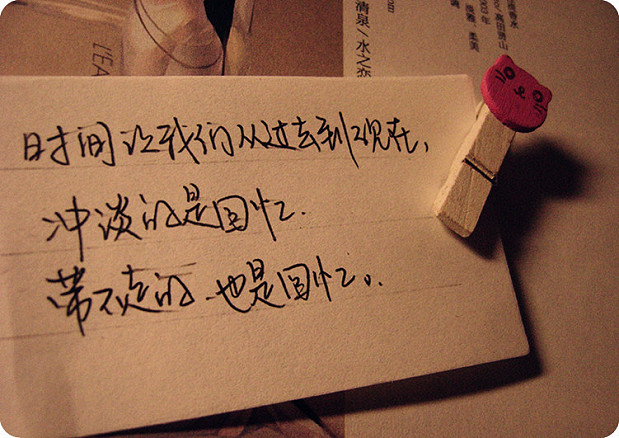
#> input picture test.jpeg, 619 x 438 px
$ python EqulizeHist.py
#> lines starting #> are read from the running program, lines starting #| are printed output that depends on the picture
import numpy as np
import cv2
def EquelizeHist(image):
    '''
    直方图均衡化：
    就实现对灰度图的，彩色图在BGR模式下貌似不能对每个通道分别计算，需要转到HSV或者其他颜色模型，但是主要思想还是一样的
    :param image:
    :return:
    '''
    rows,cols=image.shape[0],image.shape[1]
    size=np.size(image)
    hist=np.zeros((256),np.int64)
    for i in range(rows):
        for j in range(cols):
            hist[image[i,j]]+=1
    p=hist[:]/size
    c=np.zeros((256),np.float16)
    c[0]=p[0]
    for i in range(1,256):
        c[i]=c[i-1]+p[i]
    result=np.zeros((rows,cols),np.uint8)
    for i in range(rows):
        for j in range(cols):
            result[i,j]=np.int8(255*c[image[i,j]])
    return  result
if __name__ == '__main__':
    image=cv2.imread('test.jpeg')
#> image is the input picture: shape (438, 619, 3); mean B, G, R 75.1, 102.3, 146.4
    image=cv2.cvtColor(image,cv2.COLOR_BGR2GRAY)
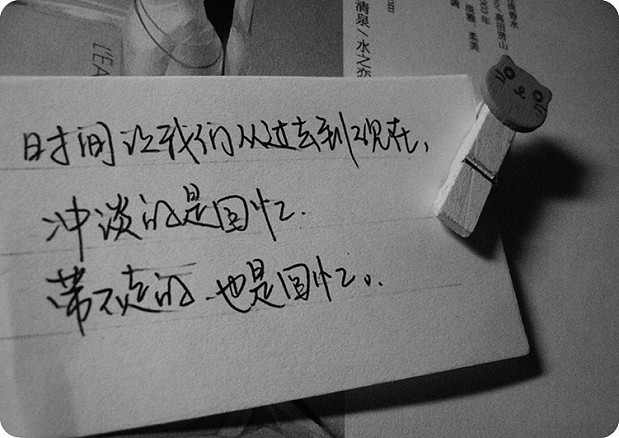
#> image: shape (438, 619); min 0, max 255, mean 112.4
    cv2.imshow('src',image)
    result=EquelizeHist(image)
#> in EquelizeHist, `size=np.size(image)`: size = 271122
#> in EquelizeHist, `p=hist[:]/size`: p = 256 values, max 0.0196 at index 148, min 0 at index 199, mean 0.00391
#> after the loop in EquelizeHist, `for i in range(1,256):`: c = 256 values from 0.000432 to 0.999
#> after the loop in EquelizeHist, `for i in range(rows):`:
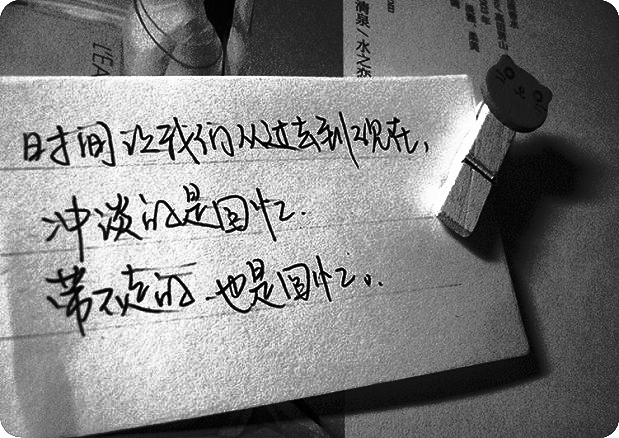
#> result: shape (438, 619); min 0, max 254, mean 128.2
    cv2.imshow('result',result)
    cv2.waitKey()
